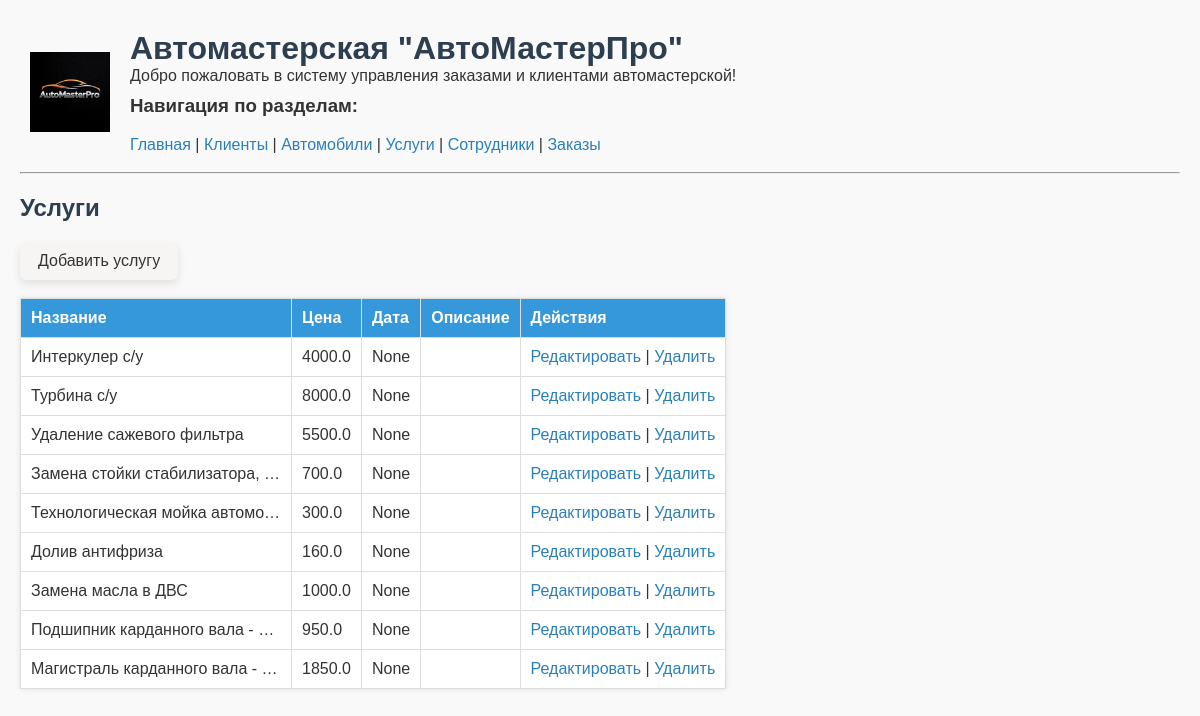
/services, run on the app's committed database.
### models.py (models this page shows)
class Service(db.Model):
    id = db.Column(db.Integer, primary_key=True)
    name = db.Column(db.String(100), nullable=False)  # Название услуги
    price = db.Column(db.Float, nullable=False)  # Цена
    execution_date = db.Column(db.Date)  # Дата выполнения
    description = db.Column(db.String(1000))  # Описание

### routes.py (the view)
    @app.route('/services')
    def services():
        all_services = Service.query.all()
        return render_template('services.html', services=all_services)

### templates/services.html (shortened to what this page needs)
{% extends "base.html" %}
{% block content %}
<h2>Услуги</h2>
<a href="{{ url_for('add_service') }}" class="btn">Добавить услугу</a><br><br>
<table>
    <tr>
        <th>Название</th><th>Цена</th><th>Дата</th><th>Описание</th><th>Действия</th>
    </tr>
    {% for service in services %}
    <tr>
        <td>{{ service.name }}</td>
        <td>{{ service.price }}</td>
        <td>{{ service.execution_date }}</td>
        <td>{{ service.description }}</td>
        <td>
            <a href="{{ url_for('edit_service', id=service.id) }}">Редактировать</a> |
            <a href="{{ url_for('delete_service', id=service.id) }}" onclick="return confirm('Удалить?');">Удалить</a>
        </td>
    </tr>
    {% endfor %}
</table>
{% endblock %}

### static/styles.css (style rules this page uses)
body { font-family: Arial, sans-serif; margin: 20px; background-color: #f9f9f9; color: #333; }
h1, h2 { color: #2c3e50; }
a { color: #2980b9; text-decoration: none; }
table { border-collapse: collapse; table-layout: auto; max-width: 100%; background: white; box-shadow: 0 0 5px rgba(0,0,0,0.1); }
th, td { border: 1px solid #ddd; padding: 10px; text-align: left; }
th { background-color: #3498db; color: white; }
table td:nth-child(1), table th:nth-child(1) { max-width: 250px; min-width: 180px; white-space: nowrap; overflow: hidden; text-overflow: ellipsis; }
table td:nth-child(2), table th:nth-child(2) { max-width: 120px; }
.btn { display: inline-block; padding: 10px 18px; background-color: #f6f5f4; color: #333; text-decoration: none; border-radius: 6px; font-weight: 500; box-shadow: 0 4px 8px rgba(0, 0, 0, 0.1); transition: all 0.3s ease; }

### data on the page
Service: name "Интеркулер с/у", price "4000.0", execution_date "None"
Service: name "Турбина с/у", price "8000.0", execution_date "None"
Service: name "Удаление сажевого фильтра", price "5500.0", execution_date "None"
Service: name "Замена стойки стабилизатора,…", price "700.0", execution_date "None"
Service: name "Технологическая мойка автомо…", price "300.0", execution_date "None"
Service: name "Долив антифриза", price "160.0", execution_date "None"
Service: name "Замена масла в ДВС", price "1000.0", execution_date "None"
Service: name "Подшипник карданного вала - з…", price "950.0", execution_date "None"
Service: name "Магистраль карданного вала - с/у", price "1850.0", execution_date "None"
